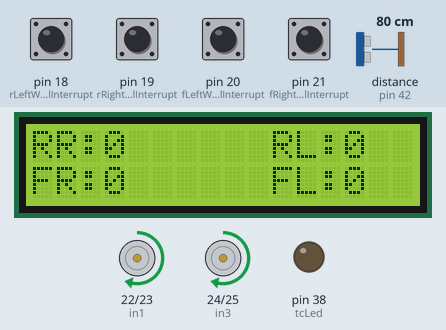
The sketch below on a simulated Arduino Mega 2560, built with avr-gcc and run on an emulated ATmega2560. On the bench: 16×2 character LCD, motor-driver pin pairs drawn as motors (green arrow = first pin HIGH = forward, orange = second pin HIGH = backward, longer = more drive, scaled by the enable pin), output pins drawn as LEDs (lit = HIGH). Wiring (inferred from the names in the program): ultrasonic range finder: trigger pin 43; echo pin 42. Inputs (shaded band) come from the test bench; at power-on: pin 18 (rLeftWheelInterrupt), pin 19 (rRightWheelInterrupt), pin 20 (fLeftWheelInterrupt), pin 21 (fRightWheelInterrupt) HIGH, distance to the obstacle (sensor on pin 42) 80 cm. The echo pulse lasts 58.3 µs per cm; pins used as bus, display or sensor lines are not drawn.

Above: at 1.2 s.
1.3 s: distance to the obstacle (sensor on pin 42) set to 56 cm
2.8 s: distance to the obstacle (sensor on pin 42) set to 47 cm
At 3.5 s:
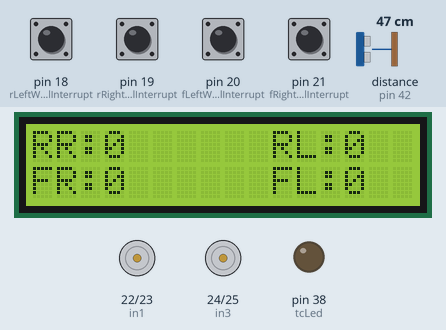
4.4 s: pin 18 (rLeftWheelInterrupt) pulled LOW for 0.15 s
At 5.7 s:
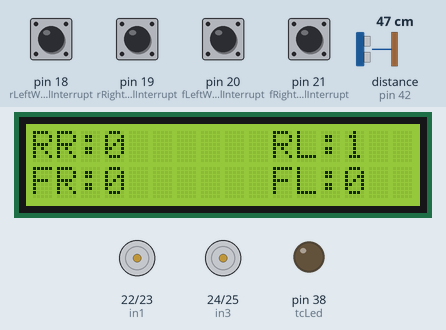
6.0 s: pin 19 (rRightWheelInterrupt) pulled LOW for 0.15 s
At 7.3 s:
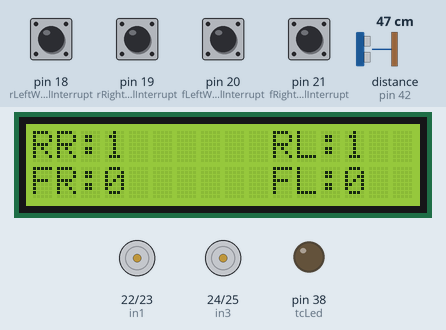
7.6 s: pin 20 (fLeftWheelInterrupt) pulled LOW for 0.15 s
At 8.6 s:
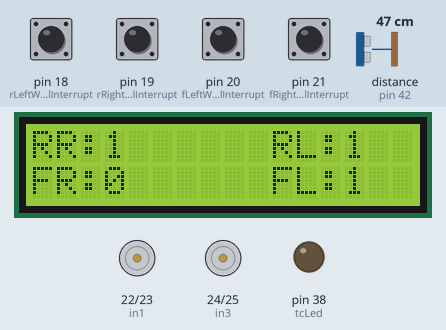
9.2 s: pin 21 (fRightWheelInterrupt) pulled LOW for 0.15 s
At 10.0 s:
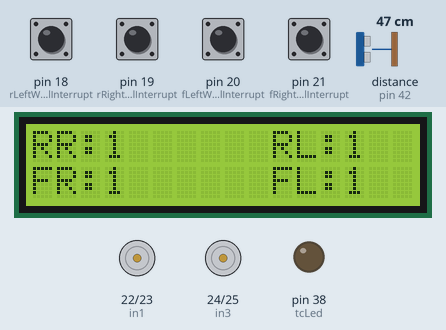
Timing chart, 0 to 11.8 s (numbered marks = the images above; inputs shaded):
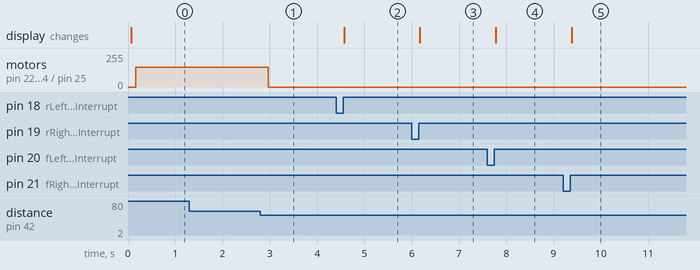

Measured:
- the behaviour switches between 51 and 50 cm on distance to the obstacle (sensor on pin 42) (found by bisection; images 0 and 1)
- after the input at 1.3 s, every drawn part: stays the same
- after the input at 2.8 s, motor on pin 22 (in1) / pin 23 (in2), motor on pin 24 (in3) / pin 25 (in4): forward 150/255 → stopped after 0.17 s
- after the input at 4.4 s, the display: changes after 0.17 s (image 2)
- after the input at 6.0 s, the display: changes after 0.17 s (image 3)
- after the input at 7.6 s, the display: changes after 0.18 s (image 4)
- after the input at 9.2 s, the display: changes after 0.18 s (image 5)

The sketch:

arduino_traction_control.ino
```cpp
#include <LiquidCrystal.h>

// LCD pins
#define rs 30
#define en 31
#define d4 28
#define d5 29
#define d6 26
#define d7 27
// L298N DC motor controller pins
#define enA 2
#define in1 22
#define in2 23
#define in3 24
#define in4 25
#define enB 3
// Wheel speed sensor pins
// #define fLeftWheelInterrupt  50
// #define fRightWheelInterrupt 51
// #define rLeftWheelInterrupt  52
// #define rRightWheelInterrupt 53
// Ultrasonic sensor pins
#define trigPin 43
#define echoPin 42
// Traction Control Indicator Light
#define tcLed 38

const byte fLeftWheelInterrupt = 20;
const byte fRightWheelInterrupt = 21;
const byte rLeftWheelInterrupt = 18;
const byte rRightWheelInterrupt = 19;

long  duration;
int   distanceCm;

unsigned long start_time  = 0;
unsigned long end_time    = 0;

// Set as volatile for use in ISR
volatile byte fLeftSteps  = LOW;
volatile byte fRightSteps = LOW;
volatile byte rLeftSteps  = LOW;
volatile byte rRightSteps = LOW;

volatile int tcRR = 0;
volatile int tcFR = 0;
volatile int tcGO = 1; // Run motors if 1, halt motors if 0

int fLeftSteps_old  = 0;
int fRightSteps_old = 0;
int rLeftSteps_old  = 0;
int rRightSteps_old = 0;

int fLeft  = 0;
int fRight = 0;
int rLeft  = 0;
int rRight = 0;

int tempFL = 0;
int tempFR = 0;
int tempRL = 0;
int tempRR = 0;

int rpmFL = 0;
int rpmFR = 0;
int rpmRL = 0;
int rpmRR = 0;

// Master motor speed control 0 - 255
int motorMaster = 150;
int motorSpeed = motorMaster;

LiquidCrystal lcd(rs, en, d4, d5, d6, d7);

void setup() {
  Serial.begin(9600);
  // set up the LCD's number of columns and rows:
  lcd.begin(16, 2);
  pinMode(enA, OUTPUT);
  pinMode(enB, OUTPUT);
  pinMode(in1, OUTPUT);
  pinMode(in2, OUTPUT);
  pinMode(in3, OUTPUT);
  pinMode(in4, OUTPUT);
  pinMode(fLeftWheelInterrupt,  INPUT_PULLUP);
  pinMode(fRightWheelInterrupt, INPUT_PULLUP);
  pinMode(rLeftWheelInterrupt,  INPUT_PULLUP);
  pinMode(rRightWheelInterrupt, INPUT_PULLUP);
  pinMode(trigPin, OUTPUT);
  pinMode(echoPin, INPUT);
  pinMode(tcLed, OUTPUT);

  attachInterrupt(digitalPinToInterrupt(fLeftWheelInterrupt), frontLeftWheelInterrupted, RISING);
  attachInterrupt(digitalPinToInterrupt(fRightWheelInterrupt), frontRightWheelInterrupted, RISING);
  attachInterrupt(digitalPinToInterrupt(rLeftWheelInterrupt), rearLeftWheelInterrupted, RISING);
  attachInterrupt(digitalPinToInterrupt(rRightWheelInterrupt), rearRightWheelInterrupted, RISING);
  // lcd.setCursor(10, 0);
  // lcd.print("TC:OFF");
  // lcd.setCursor(10, 1);
  // lcd.print("V:11.1");
  lcd.setCursor(0, 0);
  lcd.print("RR:");
  lcd.setCursor(10, 0);
  lcd.print("RL:");
  lcd.setCursor(0, 1);
  lcd.print("FR:");
  lcd.setCursor(10, 1);
  lcd.print("FL:");
}

// // Pin Change Interrupt Request 0
// ISR (PCINT0_vect) {
//   // handle pin change interrupt for selected pins
//
// }
//
// // Pin Change Interrupt Request 1
// ISR (PCINT1_vect) {
//   // handle pin change interrupt for selected pins
// }
//
// // Pin Change Interrupt Request 2
// ISR (PCINT2_vect) {
//   // handle pin change interrupt for selected pins
// }

void tractionControl() {
  start_time = millis();
  end_time = start_time + 100;

  digitalWrite(trigPin, LOW);
  delayMicroseconds(2);
  digitalWrite(trigPin, HIGH);
  delayMicroseconds(10);
  digitalWrite(trigPin, LOW);
  duration = pulseIn(echoPin, HIGH);
  distanceCm = duration*0.034/2;
  // Serial.println(distanceCm);
  if (distanceCm < 50)
    motorSpeed = 0;
  else
    motorSpeed = motorMaster;

  while(millis() < end_time)
  {
    if (tcRR > tcFR + 5)
    {
      analogWrite(enA, 0);
      analogWrite(enB, 0);
      digitalWrite(tcLed, HIGH);
      tcFR = 0;
      tcRR = 0;
      tcGO = 0;
      motorSpeed = 150;
    }
    lcd.setCursor(3, 0);
    lcd.print(rRightSteps);
    lcd.setCursor(13, 0);
    // lcd.print(tcRR);
    lcd.print(rLeftSteps);
    lcd.setCursor(3 , 1);
    lcd.print(fRightSteps);
    lcd.setCursor(13, 1);
    // lcd.print(tcFR);
    lcd.print(fLeftSteps);
  }
  // // Front left wheel rpm calculation
  // tempFL = fLeftSteps - fLeftSteps_old;
  // fLeftSteps_old = fLeftSteps;
  // rpmFL = ((tempFL * 240 / 20));
  // lcd.setCursor(13, 1);
  // lcd.print(rpmFL);
  // lcd.print(" ");
  // // Front right wheel rpm calculation
  // tempFR = fRightSteps - fRightSteps_old;
  // fRightSteps_old = fRightSteps;
  // rpmFR = ((tempFR * 240 / 20));
  // lcd.setCursor(3, 1);
  // lcd.print(rpmFR);
  // lcd.print(" ");
  // // Rear left wheel rpm calculation
  // tempRL = rLeftSteps - rLeftSteps_old;
  // rLeftSteps_old = rLeftSteps;
  // rpmRL = ((tempRL * 240 / 20));
  // lcd.setCursor(13, 0);
  // lcd.print(rpmRL);
  // lcd.print(" ");
  // // Rear right wheel rpm calculation
  // tempRR = rRightSteps - rRightSteps_old;
  // rRightSteps_old = rRightSteps;
  // rpmRR = ((tempRR * 240 / 20));
  // lcd.setCursor(3, 0);
  // lcd.print(rpmRR);
  // lcd.print(" ");

  digitalWrite(in1, HIGH);
  digitalWrite(in2, LOW);
  digitalWrite(in3, HIGH);
  digitalWrite(in4, LOW);
  if (tcGO == 1) {
    analogWrite(enA, motorSpeed);
    analogWrite(enB, motorSpeed);
    digitalWrite(tcLed, LOW);
  }
  tcRR = 0;
  tcFR = 0;
  // Serial.println(motorSpeed);
}

void loop() {
  tractionControl();
}

// External ISR triggered by a change in the front left wheel sensor pin state
void frontLeftWheelInterrupted() {
  fLeftSteps++;
  // Serial.println("FLINT");
  tcGO = 1;
}
// External ISR triggered by a change in the front right wheel sensor pin state
void frontRightWheelInterrupted() {
  fRightSteps++;
  tcFR++;
  tcGO = 1;
}
// External ISR triggered by a change in the rear left wheel sensor pin state
void rearLeftWheelInterrupted() {
  rLeftSteps++;
}
// External ISR triggered by a change in the rear right wheel sensor pin state
void rearRightWheelInterrupted() {
  rRightSteps++;
  tcRR++;
}
```
